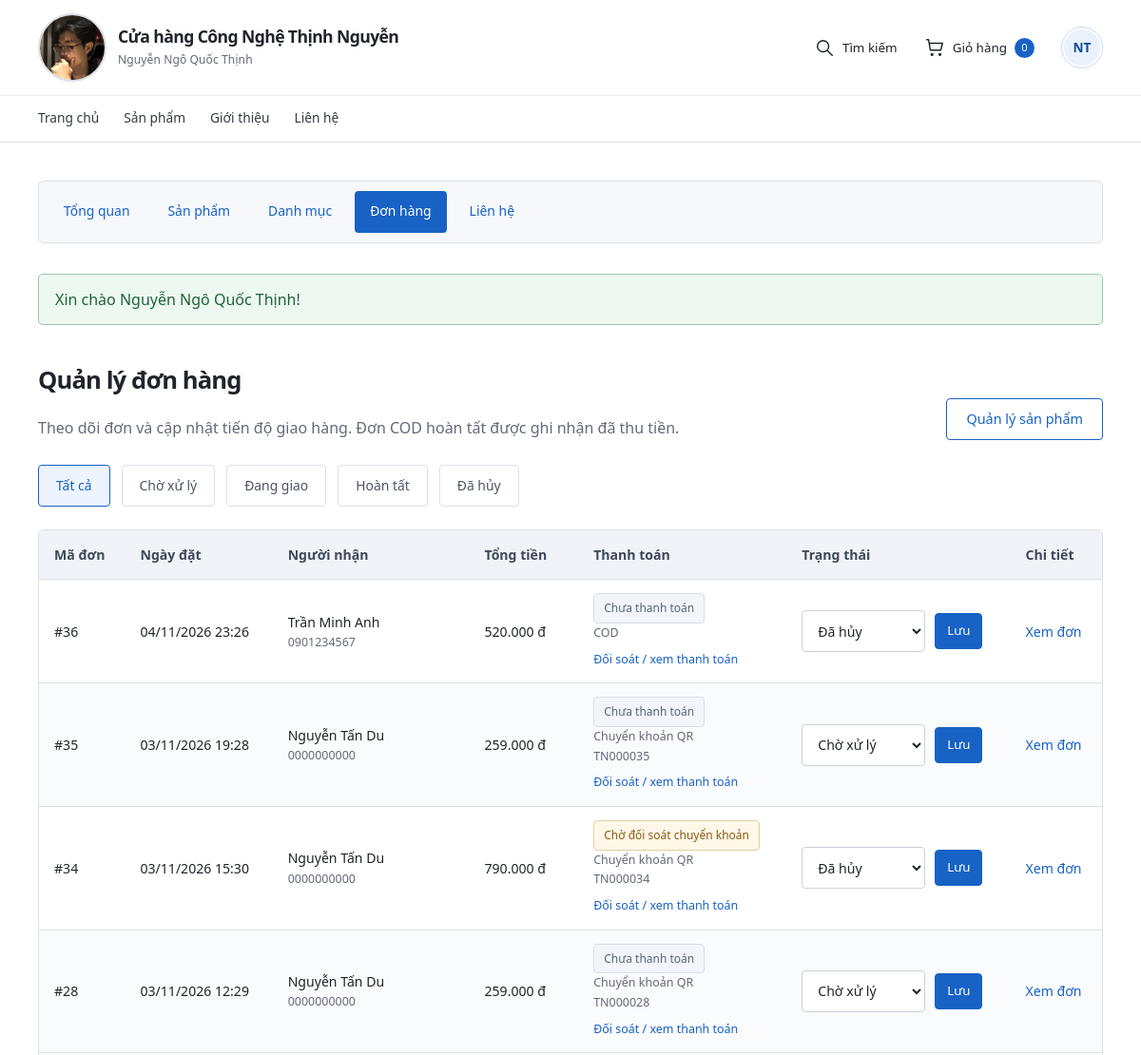
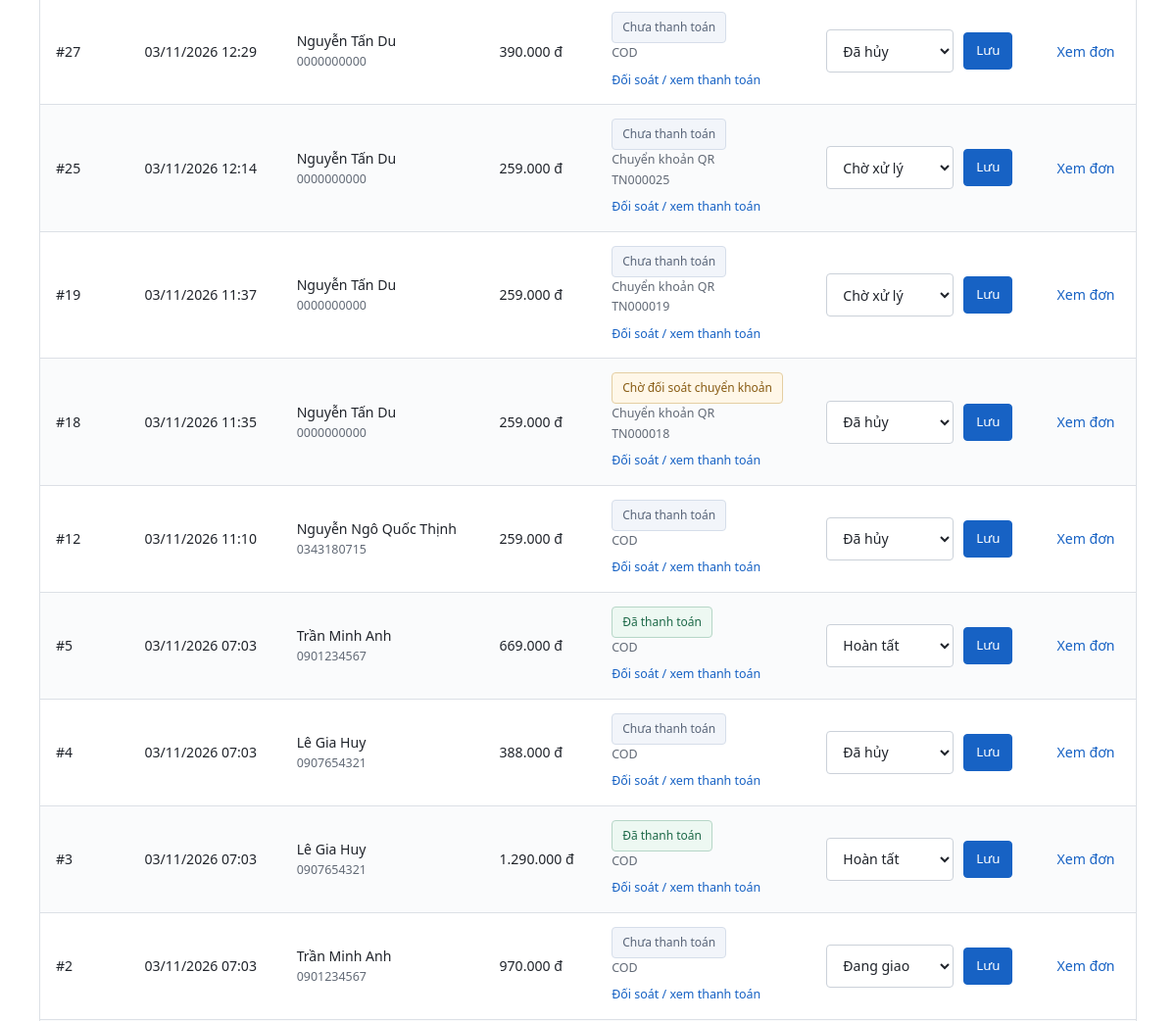
The app's page /admin/orders.php (signed in, upper part), older data (2 pictures, top to bottom).
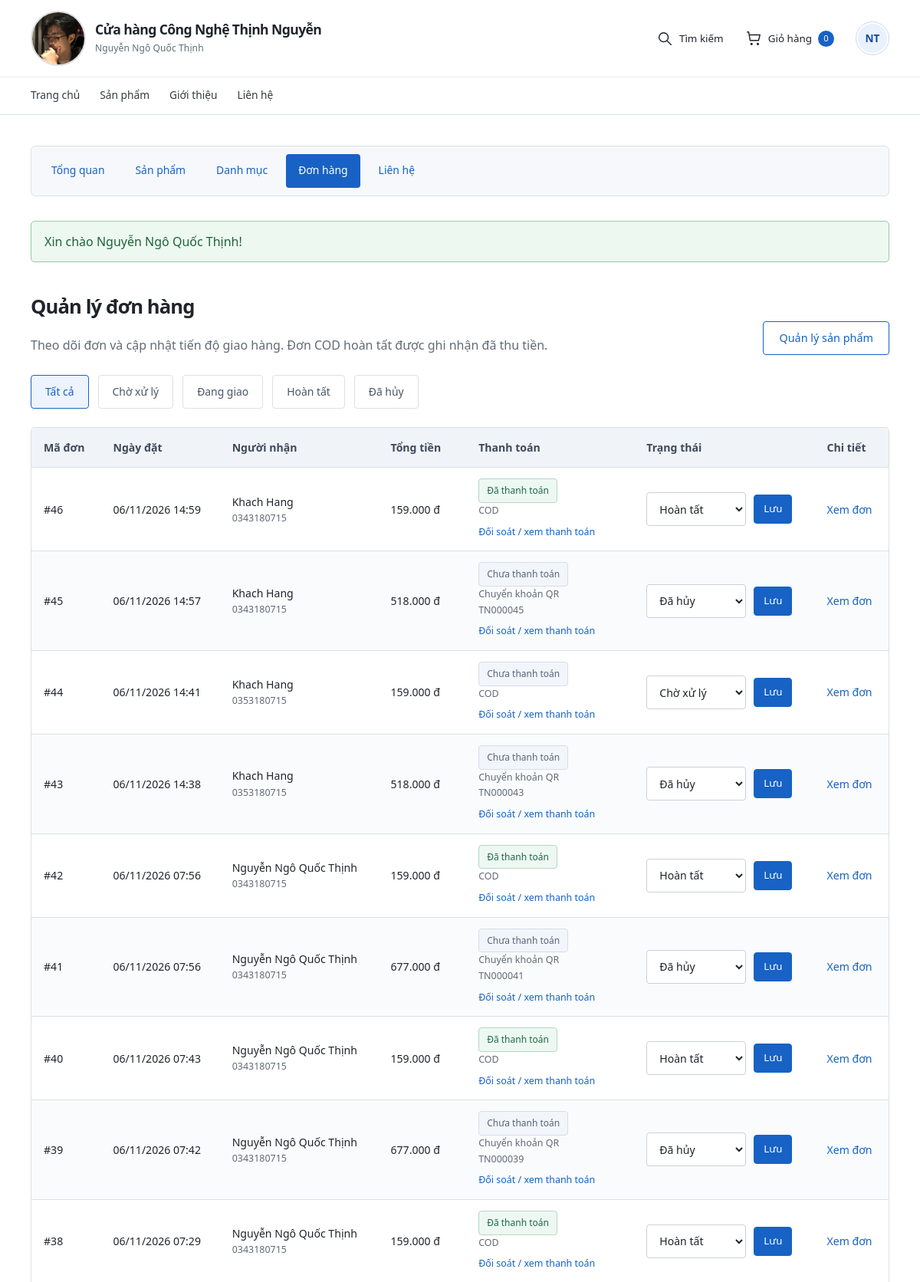
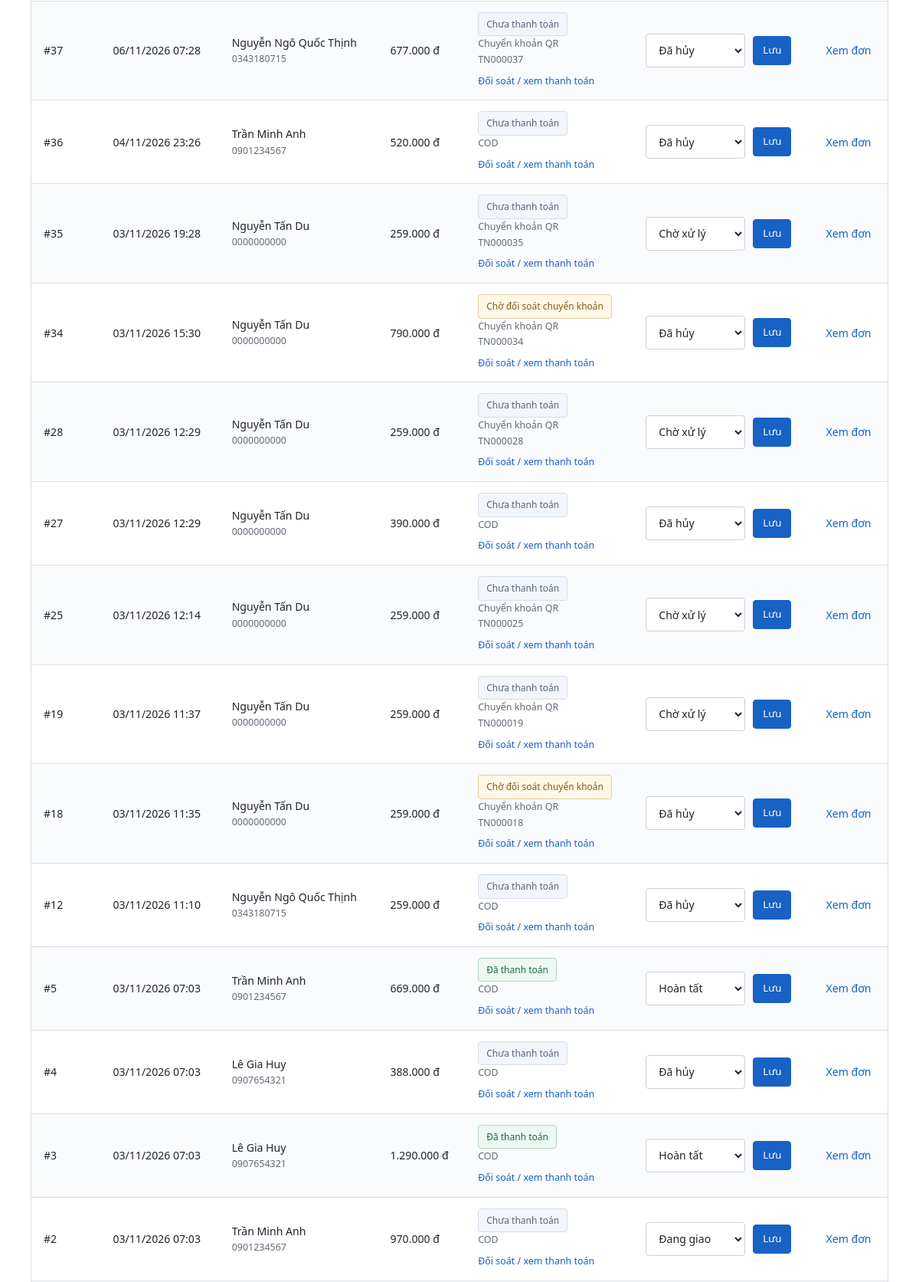
The same page, newer data (2 pictures, top to bottom).
### tables this page shows
CREATE TABLE `orders` (
  `id` int(10) unsigned NOT NULL AUTO_INCREMENT,
  `user_id` int(10) unsigned NOT NULL,
  `fullname` varchar(100) NOT NULL,
  `phone` varchar(15) NOT NULL,
  `address` varchar(255) NOT NULL,
  `note` varchar(500) NOT NULL DEFAULT '',
  `total` int(10) unsigned NOT NULL,
  `status` enum('pending','shipping','completed','cancelled') NOT NULL DEFAULT 'pending',
  `created_at` datetime NOT NULL DEFAULT current_timestamp(),
  `payment_method` enum('cod','bank_transfer') NOT NULL DEFAULT 'cod',
  `payment_status` enum('unpaid','reported','paid','refund_pending','refunded') NOT NULL DEFAULT 'unpaid',
  `payment_reference` varchar(40) DEFAULT NULL,
  `payment_bank_bin` varchar(6) DEFAULT NULL,
  `payment_bank_name` varchar(100) DEFAULT NULL,
  `payment_account_number` varchar(34) DEFAULT NULL,
  `payment_account_name` varchar(100) DEFAULT NULL,
  `payment_reported_at` datetime DEFAULT NULL,
  `paid_at` datetime DEFAULT NULL,
  `payment_confirmed_by` int(10) unsigned DEFAULT NULL,
  `refunded_at` datetime DEFAULT NULL,
  `refund_confirmed_by` int(10) unsigned DEFAULT NULL,
  PRIMARY KEY (`id`),
  UNIQUE KEY `payment_reference` (`payment_reference`),
  KEY `fk_orders_user` (`user_id`),
  CONSTRAINT `fk_orders_user` FOREIGN KEY (`user_id`) REFERENCES `users` (`id`)
);

### includes/functions.php (called while the page is built, shortened)
<?php
function e($value)
{
    return htmlspecialchars((string) $value, ENT_QUOTES, 'UTF-8');
}
function format_price($amount)
{
    return number_format((int) $amount, 0, ',', '.') . ' đ';
}
function url($path = '')
{
    return BASE_URL . ltrim($path, '/');
}
function order_statuses()
{
    return [
        'pending'   => 'Chờ xử lý',
        'shipping'  => 'Đang giao',
        'completed' => 'Hoàn tất',
        'cancelled' => 'Đã hủy',
    ];
}

### includes/payments.php (called while the page is built, shortened)
<?php
function payment_status_label($status)
{
    return [
        'unpaid' => 'Chưa thanh toán',
        'reported' => 'Chờ đối soát chuyển khoản',
        'paid' => 'Đã thanh toán',
        'refund_pending' => 'Chờ shop hoàn tiền',
        'refunded' => 'Shop đã xác nhận hoàn tiền',
    ][$status] ?? $status;
}

### admin/orders.php (the view, shortened to what the changed rows need)
<?php
require __DIR__ . '/../includes/init.php';
$statuses = order_statuses();
$filterInput = $_GET['status'] ?? '';
$filter = is_string($filterInput) && isset($statuses[$filterInput]) ? $filterInput : '';
if ($filter !== '') {
    $stmt = $pdo->prepare('SELECT * FROM orders WHERE status = ? ORDER BY id DESC');
    $stmt->execute([$filter]);
} else {
    $stmt = $pdo->query('SELECT * FROM orders ORDER BY id DESC');
}
$orders = $stmt->fetchAll();
require __DIR__ . '/../includes/header.php';
?>
<section class="admin-page">
    <div class="page-heading">
        <div>
            <h2>Quản lý đơn hàng</h2>
        </div>
    </div>
    <nav class="category-bar status-filters" aria-label="Lọc đơn hàng">
        <a href="<?= e(url('admin/orders.php')) ?>" class="<?= $filter === '' ? 'active' : '' ?>">Tất cả</a>
        <?php foreach ($statuses as $value => $label): ?>
            <a href="<?= e(url('admin/orders.php?status=' . rawurlencode($value))) ?>"
               class="<?= $filter === $value ? 'active' : '' ?>"><?= e($label) ?></a>
        <?php endforeach; ?>
    </nav>
    <?php if (!$orders): ?>
        <div class="empty-state">
            <h3>Chưa có đơn hàng</h3>
            <p>Đơn hàng phù hợp sẽ xuất hiện tại đây.</p>
        </div>
    <?php else: ?>
        <div class="table-wrap">
            <table class="admin-table orders-table">
                <thead>
                    <tr>
                        <th>Mã đơn</th>
                        <th>Ngày đặt</th>
                        <th>Người nhận</th>
                        <th>Tổng tiền</th>
                        <th>Thanh toán</th>
                        <th>Trạng thái</th>
                        <th>Chi tiết</th>
                    </tr>
                </thead>
                <tbody>
                    <?php foreach ($orders as $order): ?>
                        <tr>
                            <td>#<?= (int) $order['id'] ?></td>
                            <td><?= e(date('d/m/Y H:i', strtotime($order['created_at']))) ?></td>
                            <td><?= e($order['fullname']) ?><span class="table-subtext"><?= e($order['phone']) ?></span></td>
                            <td><?= format_price($order['total']) ?></td>
                            <td><span class="payment-badge payment-badge-<?= e($order['payment_status']) ?>"><?= e(payment_status_label($order['payment_status'])) ?></span><span class="table-subtext"><?= $order['payment_method'] === 'cod' ? 'COD' : 'Chuyển khoản QR' ?></span><?php if ($order['payment_reference']): ?><span class="table-subtext"><?= e($order['payment_reference']) ?></span><?php endif; ?><a class="table-payment-link" href="<?= e(url('order-detail.php?id=' . (int) $order['id'] . '#payment')) ?>">Đối soát / xem thanh toán</a></td>
                            <td>
                                <form action="<?= e(url('admin/orders.php')) ?>" method="post" class="status-form">
                                    <select name="status" aria-label="Trạng thái đơn hàng #<?= (int) $order['id'] ?>">
                                        <?php foreach ($statuses as $value => $label): ?>
                                            <option value="<?= e($value) ?>"
                                                <?= $order['status'] === $value ? 'selected' : '' ?>>
                                                <?= e($label) ?>
                                            </option>
                                        <?php endforeach; ?>
                                    </select>
                                    <button type="submit" class="btn btn-small">Lưu</button>
                                </form>
                            </td>
                            <td>
                                <a href="<?= e(url('order-detail.php?id=' . (int) $order['id'])) ?>">Xem đơn</a>
                            </td>
                        </tr>
                    <?php endforeach; ?>
                </tbody>
            </table>
        </div>
    <?php endif; ?>
</section>
<?php require __DIR__ . '/../includes/footer.php'; ?>

### includes/admin-nav.php
<nav class="admin-nav" aria-label="Điều hướng quản trị">
    <?php foreach (['index.php' => 'Tổng quan', 'products.php' => 'Sản phẩm', 'categories.php' => 'Danh mục', 'orders.php' => 'Đơn hàng', 'contacts.php' => 'Liên hệ'] as $path => $label): ?>
    <a href="<?= e(url('admin/' . $path)) ?>" class="<?= $currentPage === $path ? 'active' : '' ?>"><?= e($label) ?></a>
    <?php endforeach; ?>
</nav>

Row changes from the older to the newer data that the page shows:
added orders: id "46", created_at "06/11/2026 14:59", fullname "Khach Hang", phone "0343180715", total "159.000 đ", payment_status "Đã thanh toán", payment_method "COD", status "Hoàn tất"
added orders: id "45", created_at "06/11/2026 14:57", fullname "Khach Hang", phone "0343180715", total "518.000 đ", payment_status "Chưa thanh toán", payment_method "Chuyển khoản QR", payment_reference "TN000045", status "Đã hủy"
added orders: id "44", created_at "06/11/2026 14:41", fullname "Khach Hang", phone "0353180715", total "159.000 đ", payment_status "Chưa thanh toán", payment_method "COD", status "Chờ xử lý"
added orders: id "43", created_at "06/11/2026 14:38", fullname "Khach Hang", phone "0353180715", total "518.000 đ", payment_status "Chưa thanh toán", payment_method "Chuyển khoản QR", payment_reference "TN000043", status "Đã hủy"
added orders: id "42", created_at "06/11/2026 07:56", fullname "Nguyễn Ngô Quốc Thịnh", phone "0343180715", total "159.000 đ", payment_status "Đã thanh toán", payment_method "COD", status "Hoàn tất"
added orders: id "41", created_at "06/11/2026 07:56", fullname "Nguyễn Ngô Quốc Thịnh", phone "0343180715", total "677.000 đ", payment_status "Chưa thanh toán", payment_method "Chuyển khoản QR", payment_reference "TN000041", status "Đã hủy"
added orders: id "40", created_at "06/11/2026 07:43", fullname "Nguyễn Ngô Quốc Thịnh", phone "0343180715", total "159.000 đ", payment_status "Đã thanh toán", payment_method "COD", status "Hoàn tất"
added orders: id "39", created_at "06/11/2026 07:42", fullname "Nguyễn Ngô Quốc Thịnh", phone "0343180715", total "677.000 đ", payment_status "Chưa thanh toán", payment_method "Chuyển khoản QR", payment_reference "TN000039", status "Đã hủy"
added orders: id "38", created_at "06/11/2026 07:29", fullname "Nguyễn Ngô Quốc Thịnh", phone "0343180715", total "159.000 đ", payment_status "Đã thanh toán", payment_method "COD", status "Hoàn tất"
added orders: id "37", created_at "06/11/2026 07:28", fullname "Nguyễn Ngô Quốc Thịnh", phone "0343180715", total "677.000 đ", payment_status "Chưa thanh toán", payment_method "Chuyển khoản QR", payment_reference "TN000037", status "Đã hủy"
